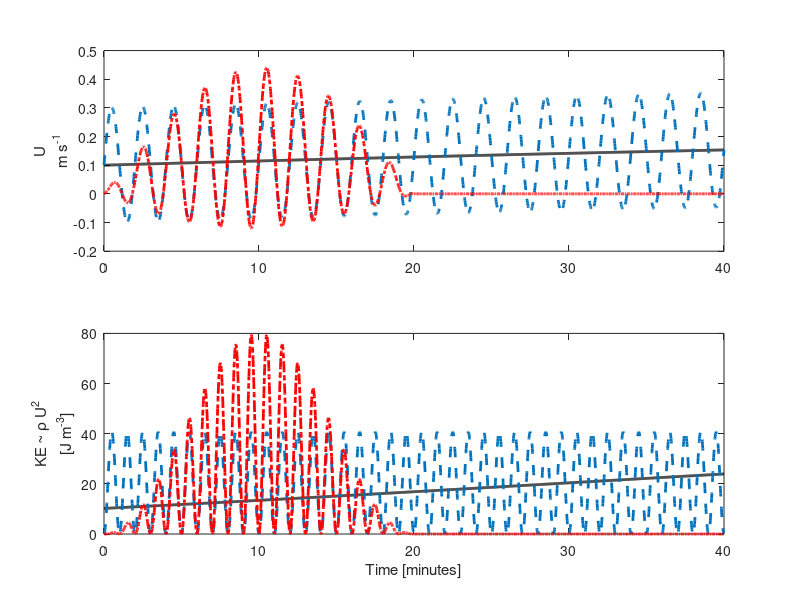
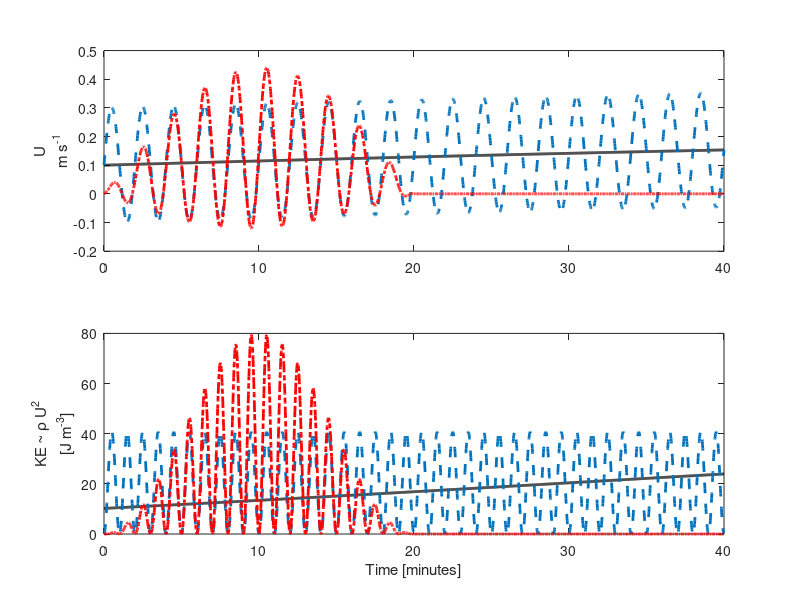
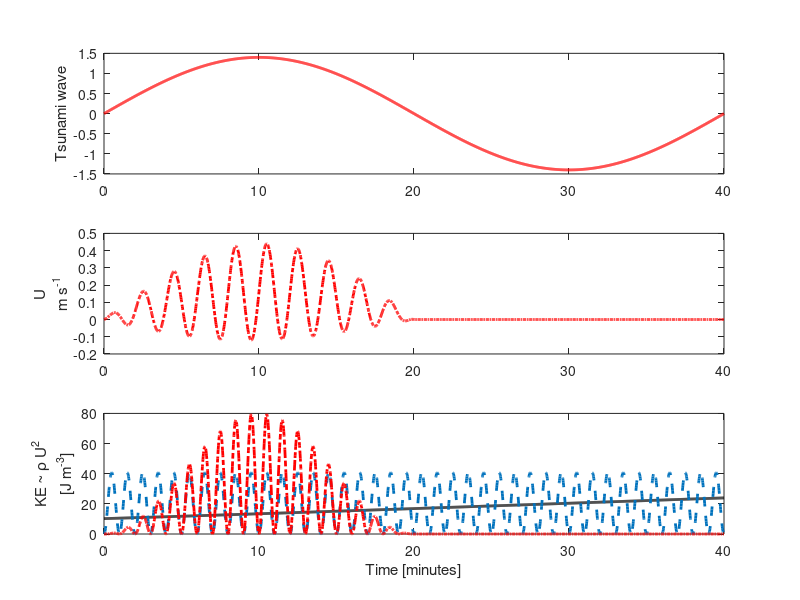
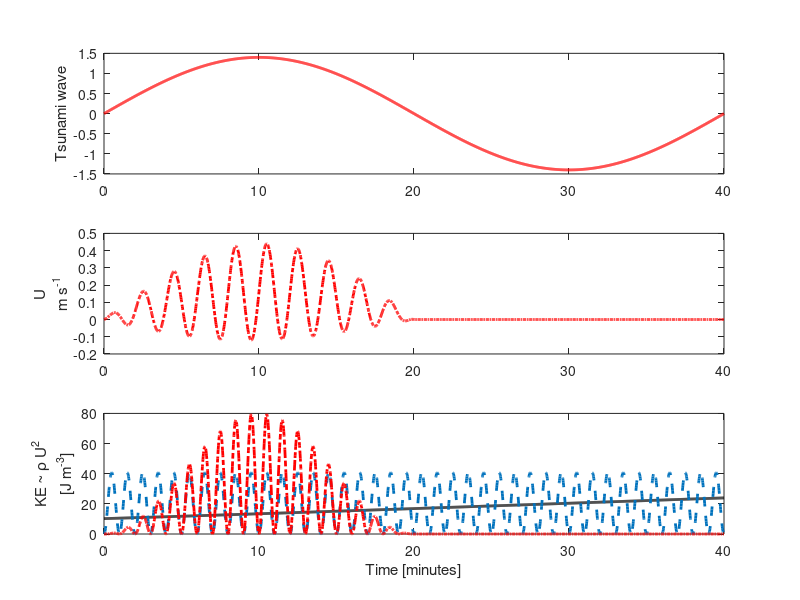

MATLAB code for these plots, in order:
clear all; 

t = 0:1:40*60;
t_min = t/60;
ubar_sin = 0.2*sin((t+3600)*2*pi*1/(12*3600));

tsunami = 1.4*sin(t*2*pi*1/(40*60));
tsun_damp = tsunami;
tsun_damp(tsun_damp<0) = 0;

uIG_plt = ubar_sin +  0.2*sin(t*2*pi*1/120);
uIG = 0.2*sin(t*2*pi*1/120);

uIG_plt_damped = tsun_damp.*uIG_plt;
uIG_damped = tsun_damp.*uIG;

KE_u_tides = 1020*ubar_sin.^2;
KE_uIG = 1020*uIG.^2;
KE_utsun = 1020*uIG_damped.^2;


f = figure;
set(f, 'Position', [100 500 600 600])

subplot(2,1,1)
plot(t_min,ubar_sin,'k','linewidth',2), hold all
plot(t_min,uIG_plt,'--','linewidth',2)
plot(t_min,uIG_plt_damped,'r-.','linewidth',2)
ylim([-0.2 0.5])
ylabel({'U','m s^{-1}'})

subplot(2,1,2)
plot(t_min,1020*ubar_sin.^2,'k','linewidth',2), hold all
plot(t_min,1020*uIG.^2,'--','linewidth',2)
plot(t_min,1020*uIG_damped.^2,'r-.','linewidth',2)
ylabel({'KE ~ \rho U^2','[J m^{-3}]'})
xlabel('Time [minutes]')

saveas(f,'~/Dropbox/energy_example','epsc')
saveas(f,'~/Dropbox/energy_example','png')

% legend('U_{tide}','U_{IG}','U_{tsunami}','Location','EastOutside')
% 
% saveas(f,'~/Dropbox/energy_example_legend','epsc')
% saveas(f,'~/Dropbox/energy_example_legend','png')



f = figure;
set(f, 'Position', [100 500 600 900])
subplot(3,1,1)
plot(t_min,tsunami,'r','linewidth',2)
ylabel('Tsunami wave')

subplot(3,1,2)
% plot(t_min,ubar_sin,'k','linewidth',2), hold all
% plot(t_min,uIG_plt,'--','linewidth',2)
plot(t_min,uIG_plt_damped,'r-.','linewidth',2)
ylim([-0.2 0.5])
ylabel({'U','m s^{-1}'})

subplot(3,1,3)
plot(t_min,1020*ubar_sin.^2,'k','linewidth',2), hold all
plot(t_min,1020*uIG.^2,'--','linewidth',2)
plot(t_min,1020*uIG_damped.^2,'r-.','linewidth',2)
ylabel({'KE ~ \rho U^2','[J m^{-3}]'})
xlabel('Time [minutes]')
ylim([0 80])
saveas(f,'~/Dropbox/energy_example5','epsc')
saveas(f,'~/Dropbox/energy_example5','png')

